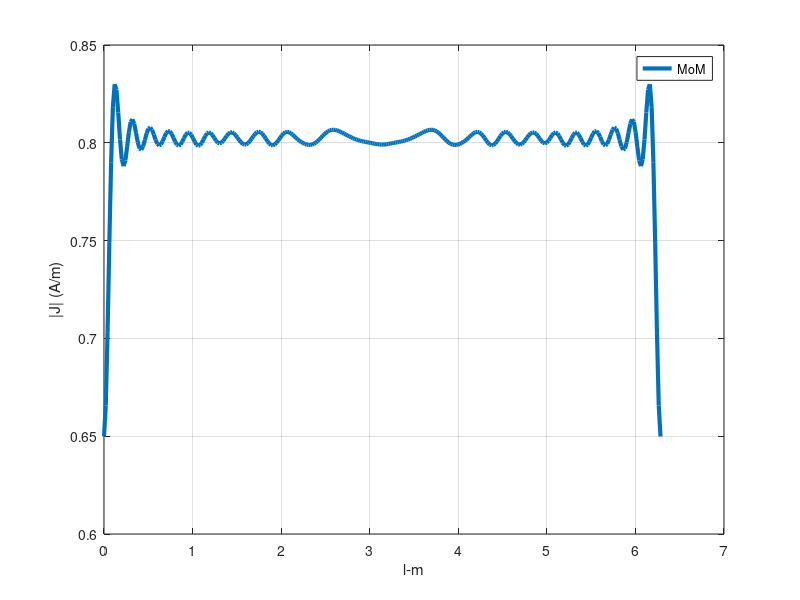

Write the MATLAB code that produced this figure.
% close all;
clear;
clc;
f = 3e9;
lambda = 3e8/f;
a = 5; % in wavelengths
dphi = 0.1;
N = floor(2*pi*a/dphi);
thi = 315*(pi/180);
k0 = 2*pi;
Z0 = 120*pi;
phi = linspace(0,2*pi,N);
V = zeros(N,1);
Z = zeros(N,N);
for n=1:N
    for m=1:N
        if n==m
            Z(n,m) = 0.5 - (dphi/(4*pi)) + 1j*(k0*a).^2*(dphi).^3./192;
        else
            arg = 2*a*k0*abs(sin((phi(n) - phi(m))/2));
            Z(n,m) = 1j*k0*a*dphi*abs(sin((phi(n) - phi(m))/2))*besselh(1,2,arg)./4;
        end
    end
    V(n) = 2*cos(k0*a*sin(phi(m))*sin(thi))*exp(-1j*k0*a*cos(phi(m)*cos(thi)));
end
J = V.'/Z;

% Jpo = zeros(N,1);
% 
% for i=N/4+1:N/2
%     Jpo(i) = (2/Z0)*cos(thi)*exp(-1i*k0*(x(i)*sin(thi)-y(i)*cos(thi)));
% end
% 
% for i=N/2+1:3*N/4
%     Jpo(i) = (2/Z0)*sin(thi)*exp(-1i*k0*(x(i)*sin(thi)-y(i)*cos(thi)));
% end

figure; hold on;
plot(phi,abs(J),'linewidth',3);
% plot(l*lambda,abs(Jpo),'linewidth',3);
legend({'MoM','PO'})
% xlim([0 max(l*lambda)])
% ylim([0 max(abs(J))])
grid on
box on
xlabel('l-m')
ylabel('|J| (A/m)')

% dths = 0.1;
% Nths = floor(360/dths)+1;
% ths = linspace(0,360,Nths);
% Es = zeros(Nths,1);
% Espo = zeros(Nths,1);
% 
% for i=1:Nths
%     sum = 0;
%     for j=1:N
%         sum = sum + J(j)*exp(1i*k0*(x(j)*cosd(ths(i))+y(j)*sind(ths(i))));
%     end
%     Es(i) = -(k0*Z0/4)*sqrt(2/(pi*k0))*exp(1i*pi/4)*dphi*sum;
% end
% 
% for i=1:Nths
%     sum = 0;
%     for j=1:N
%         sum = sum + Jpo(j)*exp(1i*k0*(x(j)*cosd(ths(i))+y(j)*sind(ths(i))));
%     end
%     Espo(i) = -(k0*Z0/4)*sqrt(2/(pi*k0))*exp(1i*pi/4)*dphi*sum;
% end
% 
% figure(2); hold on;
% plot(ths,20*log10(abs(Es)),'linewidth',3);
% plot(ths,20*log10(abs(Espo)),'linewidth',3);
% legend({'MoM','PO'})
% xlim([0 360])
% ylim([-70 20])
% grid on
% box on
% xlabel('\theta_s^o')
% ylabel('|E_s|-dB')
% set(gca,'fontsize',24)


